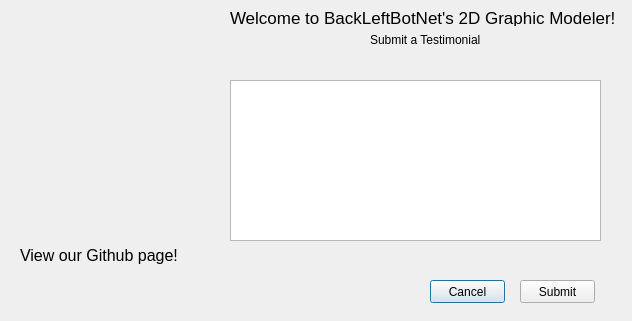
<?xml version="1.0" encoding="UTF-8"?>
<ui version="4.0">
 <class>contactPage</class>
 <widget class="QDialog" name="contactPage">
  <property name="geometry">
   <rect>
    <x>0</x>
    <y>0</y>
    <width>632</width>
    <height>321</height>
   </rect>
  </property>
  <property name="windowTitle">
   <string>Dialog</string>
  </property>
  <widget class="QLabel" name="label">
   <property name="geometry">
    <rect>
     <x>20</x>
     <y>22</y>
     <width>181</width>
     <height>101</height>
    </rect>
   </property>
   <property name="text">
    <string/>
   </property>
  </widget>
  <widget class="QLabel" name="label_2">
   <property name="geometry">
    <rect>
     <x>230</x>
     <y>10</y>
     <width>431</width>
     <height>16</height>
    </rect>
   </property>
   <property name="font">
    <font>
     <pointsize>13</pointsize>
    </font>
   </property>
   <property name="text">
    <string>Welcome to BackLeftBotNet's 2D Graphic Modeler!</string>
   </property>
  </widget>
  <widget class="QTextEdit" name="inputTestimonial">
   <property name="geometry">
    <rect>
     <x>230</x>
     <y>80</y>
     <width>371</width>
     <height>161</height>
    </rect>
   </property>
  </widget>
  <widget class="QLabel" name="label_3">
   <property name="geometry">
    <rect>
     <x>370</x>
     <y>30</y>
     <width>171</width>
     <height>20</height>
    </rect>
   </property>
   <property name="text">
    <string>Submit a Testimonial</string>
   </property>
  </widget>
  <widget class="QLabel" name="label_4">
   <property name="geometry">
    <rect>
     <x>20</x>
     <y>240</y>
     <width>181</width>
     <height>31</height>
    </rect>
   </property>
   <property name="font">
    <font>
     <pointsize>12</pointsize>
    </font>
   </property>
   <property name="text">
    <string>View our Github page!</string>
   </property>
  </widget>
  <widget class="QLabel" name="linkLabel">
   <property name="geometry">
    <rect>
     <x>20</x>
     <y>270</y>
     <width>331</width>
     <height>41</height>
    </rect>
   </property>
   <property name="font">
    <font>
     <pointsize>12</pointsize>
    </font>
   </property>
   <property name="text">
    <string/>
   </property>
  </widget>
  <widget class="QPushButton" name="pushButton_2">
   <property name="geometry">
    <rect>
     <x>430</x>
     <y>280</y>
     <width>75</width>
     <height>23</height>
    </rect>
   </property>
   <property name="text">
    <string>Cancel</string>
   </property>
  </widget>
  <widget class="QPushButton" name="pushButton">
   <property name="geometry">
    <rect>
     <x>520</x>
     <y>280</y>
     <width>75</width>
     <height>23</height>
    </rect>
   </property>
   <property name="text">
    <string>Submit</string>
   </property>
  </widget>
 </widget>
 <resources/>
 <connections>
  <connection>
   <sender>pushButton_2</sender>
   <signal>clicked()</signal>
   <receiver>contactPage</receiver>
   <slot>onCancelClick()</slot>
   <hints>
    <hint type="sourcelabel">
     <x>468</x>
     <y>291</y>
    </hint>
    <hint type="destinationlabel">
     <x>462</x>
     <y>362</y>
    </hint>
   </hints>
  </connection>
  <connection>
   <sender>pushButton</sender>
   <signal>clicked()</signal>
   <receiver>contactPage</receiver>
   <slot>onConfrimClick()</slot>
   <hints>
    <hint type="sourcelabel">
     <x>554</x>
     <y>289</y>
    </hint>
    <hint type="destinationlabel">
     <x>560</x>
     <y>363</y>
    </hint>
   </hints>
  </connection>
 </connections>
 <slots>
  <slot>onCancelClick()</slot>
  <slot>onConfrimClick()</slot>
 </slots>
</ui>
